Frame 1 (no input): blank canvas, image omitted
Frame 60 (no input): blank canvas, image omitted
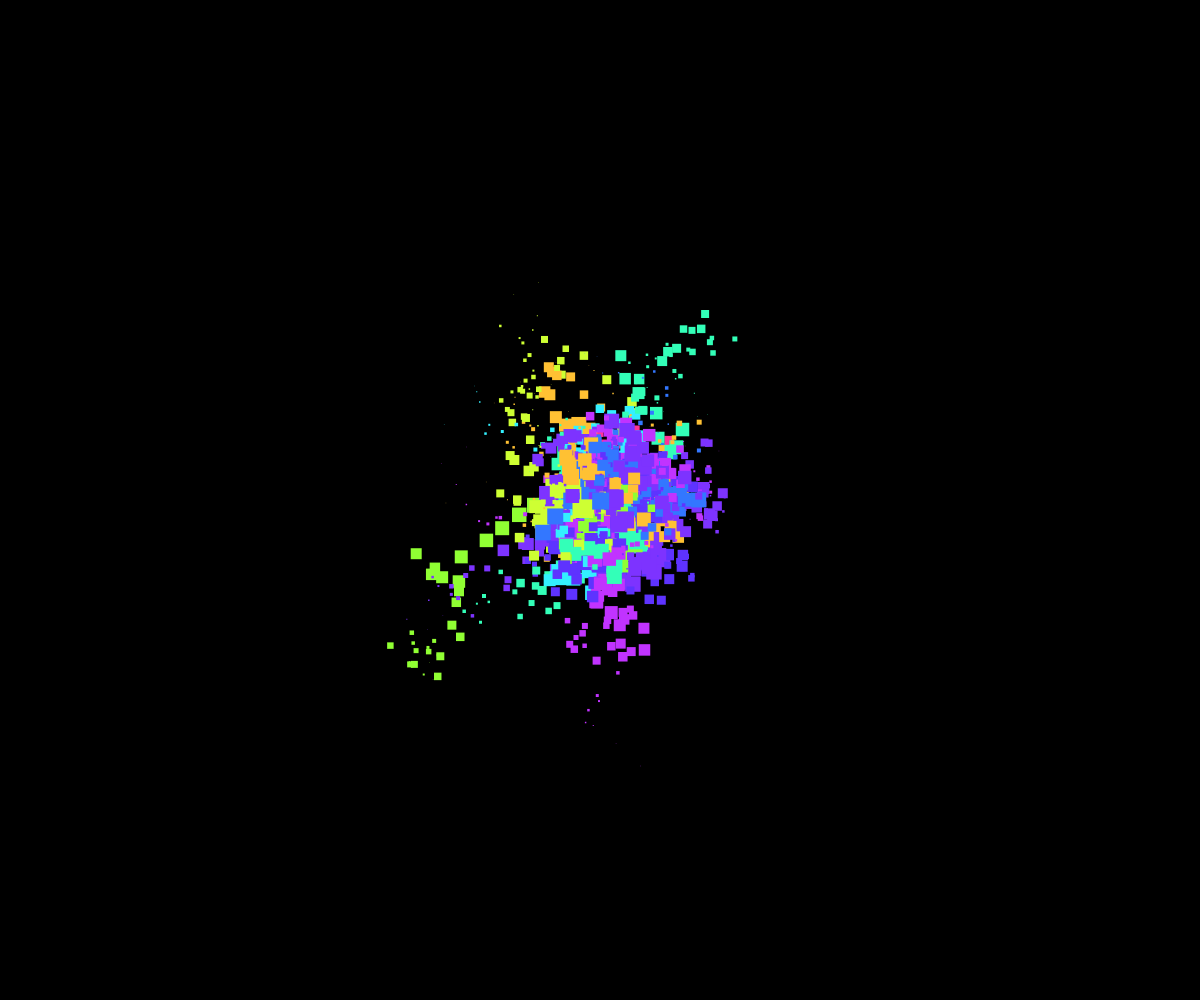
Frame 120 (the mouse pressed at the canvas centre since frame 60)

The p5.js sketch whose frames 1 and 60 were blank and that drew this single picture after the mouse press (run headless with seeded random() and noise() and a simulated clock; from frame 60 on, the mouse is pressed at the canvas centre):

// p5.js sketch
// ── sketch.js
// This Code utilizes walkers and arrays as well as If and For statements to draw on the canvas using random pixelated colors with mouse input 
//an array of hex colors
var palette = ['#33F0FF',
               '#5E33FF',
               '#C133FF',
               '#FF3396',
               '#33FFB8',
               '#90FF33',
               '#3377FF',
               '#CEFF33',
               '#FFC133',
               '#7D33FF'];

//a variable to store our random walker array!
var randomWalkers = [];

//global variables for our random walker
var maxDistance = 25;
var walkerSize = 35;
var walkerLifespan = 45;

function setup() {
  //use the current window size as the canvas size
  createCanvas(windowWidth, windowHeight);
  background(0);
  noStroke();
}
function windowResized() {
  resizeCanvas(windowWidth,Windowheight);
}

function draw() {
  //push a new walker into the array when the mouse is held down
  if (mouseIsPressed) {
    //create a new walker and pass in the mouse position
    let newWalker = new Walker(mouseX, mouseY);
    //add the new walker to the array
    randomWalkers.push(newWalker);
  }
  
  //loop over all our walkers and call their functions
  for (let i = 0; i < randomWalkers.length; i++) {
    randomWalkers[i].update();
    randomWalkers[i].display();
    
    //if a walker's age is over the global lifespan,
    //then remove it from the array
    if (randomWalkers[i].age > walkerLifespan) {
      randomWalkers.splice(i, 1);
    }
  }
}
// ── walker.js
//defining the random walker object
class Walker {
  
  //the constructor code runs as soon as the walker is created
  //this is like a 'setup()' for our random walker
  constructor(x, y) {
    //set our walker's 'member variables' to the input values
    //the 'this' keyword refers to the walker itself
    this.x = x;
    this.y = y;
    
    this.age = 10;
    
    let randomIndex = floor(random(palette.length));
    this.color = palette[randomIndex];
  }
  
  //our walker's update() function will move the walker
  update() {
    let rX = random(-maxDistance, maxDistance);
    let rY = random(-maxDistance, maxDistance);
    
    this.x += rX;
    this.y += rY;
    
    this.age++;
    
    //call our walker's internal 'keepOnScreen()' function
    this.keepOnScreen();
  }
  
  //our walker's display() function will draw the walker
  display() {
    let size = map(this.age, 10, walkerLifespan, walkerSize/2, 0);
    
    fill(this.color);
    square(this.x, this.y, size);
  }
  
  //our walker's keepOnScreen() function will loop its position
  //whenever it falls offscreen
  keepOnScreen() {
    if (this.x < 0) {
      this.x = width;
    }
    
    if (this.x > width) {
      this.x = 0;
    }
    
    if (this.y < 0) {
      this.y = height;
    }
    
    if (this.y > height) {
      this.y = 0;
    }
  }
}
